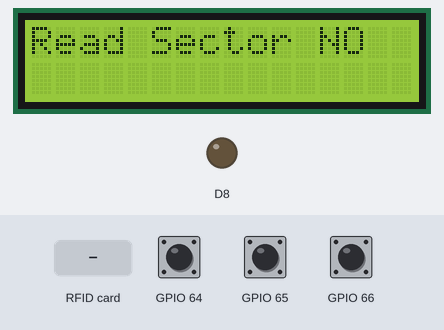
Bench run of a sketch on a simulated ESP8266 (NodeMCU). Shown: 16×2 character LCD, output pins drawn as LEDs (lit = HIGH). Inputs (shaded band) come from the test bench; at power-on: GPIO 66 HIGH, GPIO 64 HIGH, GPIO 65 HIGH. WiFi joins after 1.5 s; servers stay silent unless stated; uploads are accepted with an empty reply; what the sketch prints to the serial monitor is not drawn.

Above: at 3.8 s.
3.9 s: GPIO 66 pulled LOW for 0.25 s
At 5.0 s:
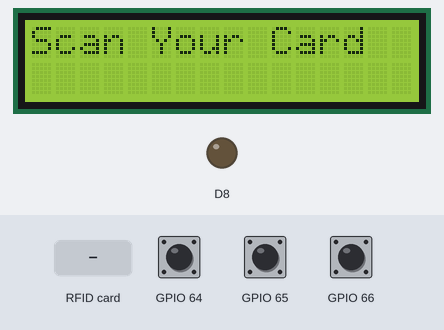
6.0 s: RFID card 5E 7A 19 C4 held to the reader
At 7.7 s:
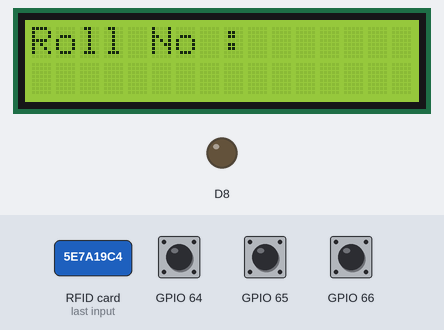
11.3 s: GPIO 64 pulled LOW for 1 s
At 13.3 s:
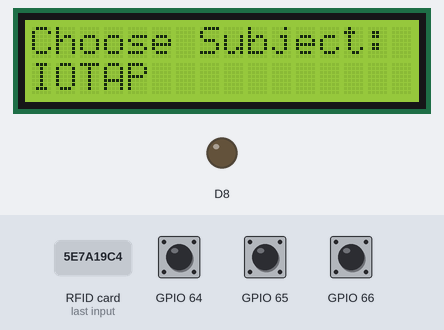
13.8 s: GPIO 65 pulled LOW for 3.2 s
At 17.7 s:
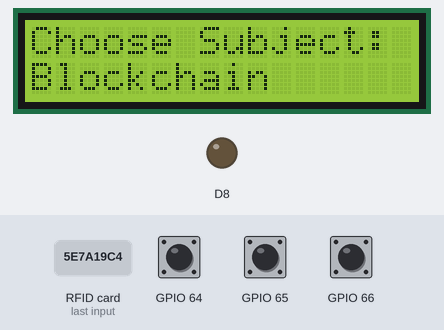
18.5 s: GPIO 66 pulled LOW for 1 s
At 20.9 s:
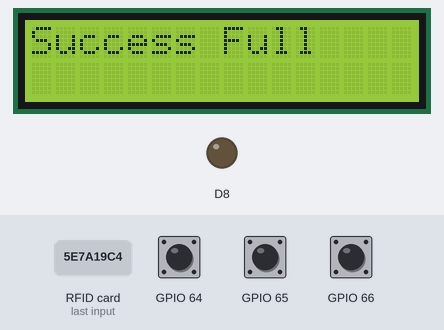
Timing chart, 0 to 22.9 s (numbered marks = the images above; inputs shaded):
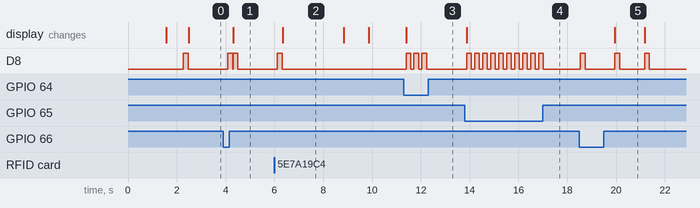

Measured:
- after the input at 3.9 s, D8: alternates HIGH for 0.20 s and LOW for 0.02 s, 4 changes in all, then stays LOW, starting after 0.19 s; the display: changes after 0.41 s (image 1)
- after the input at 6.0 s, D8: LOW → HIGH after 0.12 s, → LOW 0.20 s later; the display: changes after 0.34 s (image 2)
- after the input at 11.3 s, D8: alternates HIGH for 0.20 s and LOW for 0.12 s, 6 changes in all, then stays LOW, starting after 0.09 s; the display: changes after 0.09 s (image 3)
- after the input at 13.8 s, D8: alternates HIGH for 0.20 s and LOW for 0.13 s, 20 changes in all, then stays LOW, starting after 0.08 s; the display: changes after 0.08 s (image 4)
- after the input at 18.5 s, D8: goes HIGH 0.20 s, LOW 1.2 s, HIGH 0.20 s, LOW 1.0 s, HIGH 0.20 s, then LOW, starting at once; the display: changes after 1.5 s (image 5)
- what the display in image 2 shows lasts 2.5 s, from 6.3 s to 8.8 s
- what the display in image 5 shows lasts 1.2 s, from 20.0 s to 21.2 s

The sketch:

iotap_main_proc.ino
```cpp
#include <SPI.h> //include the SPI bus library
#include <MFRC522.h>
#include <Wire.h>
#include "PCF8574.h"
#include <LiquidCrystal_I2C.h>
#include <ESP8266WiFi.h>
#include <WiFiClient.h>
#include <ESP8266HTTPClient.h>
// constexpr uint8_t RST_PIN = D3;     // Configurable, see typical pin layout above
// constexpr uint8_t SS_PIN = D4;
MFRC522 mfrc522(D4, D3); // SS_PIN, RST_PIN
MFRC522::MIFARE_Key key;
PCF8574 pcf8574(0x38);
LiquidCrystal_I2C lcd(0x27, 16, 2);
int button_status[3];
byte readbackblock[18];
char rollno[10];
char sub1[] = "IOTAP";
char sub2[] = "Blockchain";
char *sel = 0;
int httpCode;
char Upload[64];
WiFiClient client;
HTTPClient http;
void req()
{
    if (WiFi.status() == WL_CONNECTED)
    { // Check WiFi connection status

        http.begin(client, "http://192.168.156.251:80/espurl"); // Specify request destination
        http.addHeader("Content-Type", "application/json");     // Specify content-type header
        sprintf(Upload, "{\"Roll_no\":\"%s\",\"Subject\":\"%s\"}", &rollno, sel);
        httpCode = http.POST(Upload); // Send the request
        //    String payload = http.getString();                  //Get the response payload

        Serial.println(httpCode); // Print HTTP return code
        //    Serial.println(payload);    //Print request response payload

        http.end(); // Close connection
    }
    else
    {

        Serial.println("Error in WiFi connection");
    }

    delay(1000); // Send a request every 30 seconds
}

void goodbuzz()
{
    digitalWrite(D8, HIGH);
    delay(200);
    digitalWrite(D8, LOW);
}

void badbuzz()
{
    digitalWrite(D8, HIGH);
    delay(100);
    digitalWrite(D8, LOW);
    delay(10);
    digitalWrite(D8, HIGH);
    delay(90);
    digitalWrite(D8, LOW);
}

void byteToCharWrite(int SIZE)
{
    //     Serial.print("read block: ");
    for (int j = 0; j < SIZE; j++)
    {
        rollno[j] = readbackblock[j];
    }

    rollno[SIZE] = '\0';
}

void ReadSector(int sec)
{

    delay(100);
    readBlock(sec, readbackblock);
    byteToCharWrite(9);
}

void lcdDisplayAdd()
{
    lcd.clear();
    lcd.setCursor(0, 0);
    lcd.print("Roll No :");
    lcd.setCursor(0, 1);

    for (int i = 0; i < 9; i++)
    {

        lcd.write(rollno[i]);
    }

    delay(2500);
    lcd.clear();
}

void sector_no()
{

    lcd.clear();
    lcd.setCursor(0, 0);
    lcd.print("Read Sector NO");
    button_status[1] = 0;

    while (true)
    {
        delay(200);
        yield();
        button_status[0] = pcf8574.digitalRead(P0);
        button_status[2] = pcf8574.digitalRead(P2);
        if (button_status[0] == LOW)
        {
            button_status[1]++;
            button_status[1] = button_status[1] % 4;
            lcd.clear();
            lcd.setCursor(0, 0);
            lcd.print("Read Sector NO");
            lcd.setCursor(0, 1);
            lcd.print("Selected: ");
            lcd.write(button_status[1] + 48);
            goodbuzz();
        }
        else if (button_status[2] == LOW)
        {
            if (button_status[1] == 0)
            {
                button_status[1] = 1;
            }
            goodbuzz();
            break;
        }
    }
}

int readBlock(int blockNumber, byte arrayAddress[])
{
    //  Serial.println("card selected");

    int largestModulo4Number = blockNumber / 4 * 4;
    int trailerBlock = largestModulo4Number + 3; // determine trailer block for the sector

    // authentication of the desired block for access
    byte status = mfrc522.PCD_Authenticate(MFRC522::PICC_CMD_MF_AUTH_KEY_A, trailerBlock, &key, &(mfrc522.uid));

    if (status != MFRC522::STATUS_OK)
    {
        Serial.print("PCD_Authenticate() failed (read): ");
        Serial.println(mfrc522.GetStatusCodeName((MFRC522::StatusCode)status));
        return 3; // return "3" as error message
    }

    // reading a block
    byte buffersize = 18;                                                 // we need to define a variable with the read buffer size, since the MIFARE_Read method below needs a pointer to the variable that contains the size...
    status = mfrc522.MIFARE_Read(blockNumber, arrayAddress, &buffersize); //&buffersize is a pointer to the buffersize variable; MIFARE_Read requires a pointer instead of just a number
    if (status != MFRC522::STATUS_OK)
    {
        Serial.print("MIFARE_read() failed: ");
        Serial.println(mfrc522.GetStatusCodeName((MFRC522::StatusCode)status));
        return 4; // return "4" as error message
    }
    //  Serial.println("block was read");

    return 0;
}

void conn()
{
    WiFi.begin("NG", "1q2w3e4r");

    while (WiFi.status() != WL_CONNECTED)
    {
        delay(500);
        Serial.print('.');
    }
}
void setup()
{
    // put your setup code here, to run once:
    Serial.begin(9600);
    conn();
    Serial.println(WiFi.localIP());
    pcf8574.pinMode(P0, INPUT_PULLUP);
    pcf8574.pinMode(P1, INPUT_PULLUP);
    pcf8574.pinMode(P2, INPUT_PULLUP);
    pinMode(D8, OUTPUT);
    pcf8574.begin();
    lcd.init();      // Initialize the LCD
    lcd.backlight(); // Turn on the backlight
    lcd.clear();
    SPI.begin(); // Init SPI bus
    mfrc522.PCD_Init();
    delay(500);
    for (byte i = 0; i < 6; i++)
    {
        key.keyByte[i] = 0xFF; // keyByte is defined in the "MIFARE_Key" 'struct' definition in the .h file of the library
    }

    delay(150);

    goodbuzz();
    sector_no();

    lcd.clear();
    lcd.setCursor(0, 0);
    lcd.print("Scan Your Card");

    goodbuzz();
}

void lcdbanner()
{
    lcd.clear();
    lcd.setCursor(0, 0);
    lcd.print("   Attendance  ");
    lcd.setCursor(0, 1);
    lcd.print("     system      ");

    goodbuzz();
}
void loop()
{

    if (!mfrc522.PICC_IsNewCardPresent())
    {

        return;
    }
    if (!mfrc522.PICC_ReadCardSerial())
    {
        return;
    }

    if (WiFi.status() != WL_CONNECTED)
    {
        lcd.clear();
        lcd.setCursor(0, 0);
        lcd.print("Connection");
        lcd.setCursor(0, 1);
        lcd.print("Error");
        conn();
        return;
    }

    ReadSector(button_status[1] + 3);
    goodbuzz();
    Serial.println(rollno);

    lcdDisplayAdd();
    delay(1000);

    lcd.clear();
    lcd.setCursor(0, 0);
    lcd.print("Choose Subject:");
    while (true)
    {
        button_status[0] = pcf8574.digitalRead(P0);
        button_status[1] = pcf8574.digitalRead(P1);
        button_status[2] = pcf8574.digitalRead(P2);

        if (button_status[0] == LOW)
        {

            lcd.clear();
            lcd.setCursor(0, 0);
            lcd.print("Choose Subject:");
            lcd.setCursor(0, 1);
            lcd.print(sub1);
            sel = sub1;
            goodbuzz();
        }
        else if (button_status[1] == LOW)
        {
            lcd.clear();
            lcd.setCursor(0, 0);
            lcd.print("Choose Subject:");
            lcd.setCursor(0, 1);
            lcd.print(sub2);
            sel = sub2;
            goodbuzz();
        }
        else if (button_status[2] == LOW)
        {
            goodbuzz();
            break;
        }
        delay(100);
    }

    req();

    if (httpCode == 200)
    {
        lcd.clear();
        lcd.setCursor(0, 0);
        lcd.print("Success Full");
        goodbuzz();
    }
    else
    {
        lcd.clear();
        lcd.setCursor(0, 0);
        lcd.print("Unsuccess Full");
        badbuzz();
    }
    delay(1000);
    lcd.clear();
    lcd.setCursor(0, 0);
    lcd.print("Scan Your Card");

    goodbuzz();

    httpCode = 0;
    mfrc522.PICC_HaltA();
    mfrc522.PCD_StopCrypto1();
    // put your main code here, to run repeatedly:
}
```
